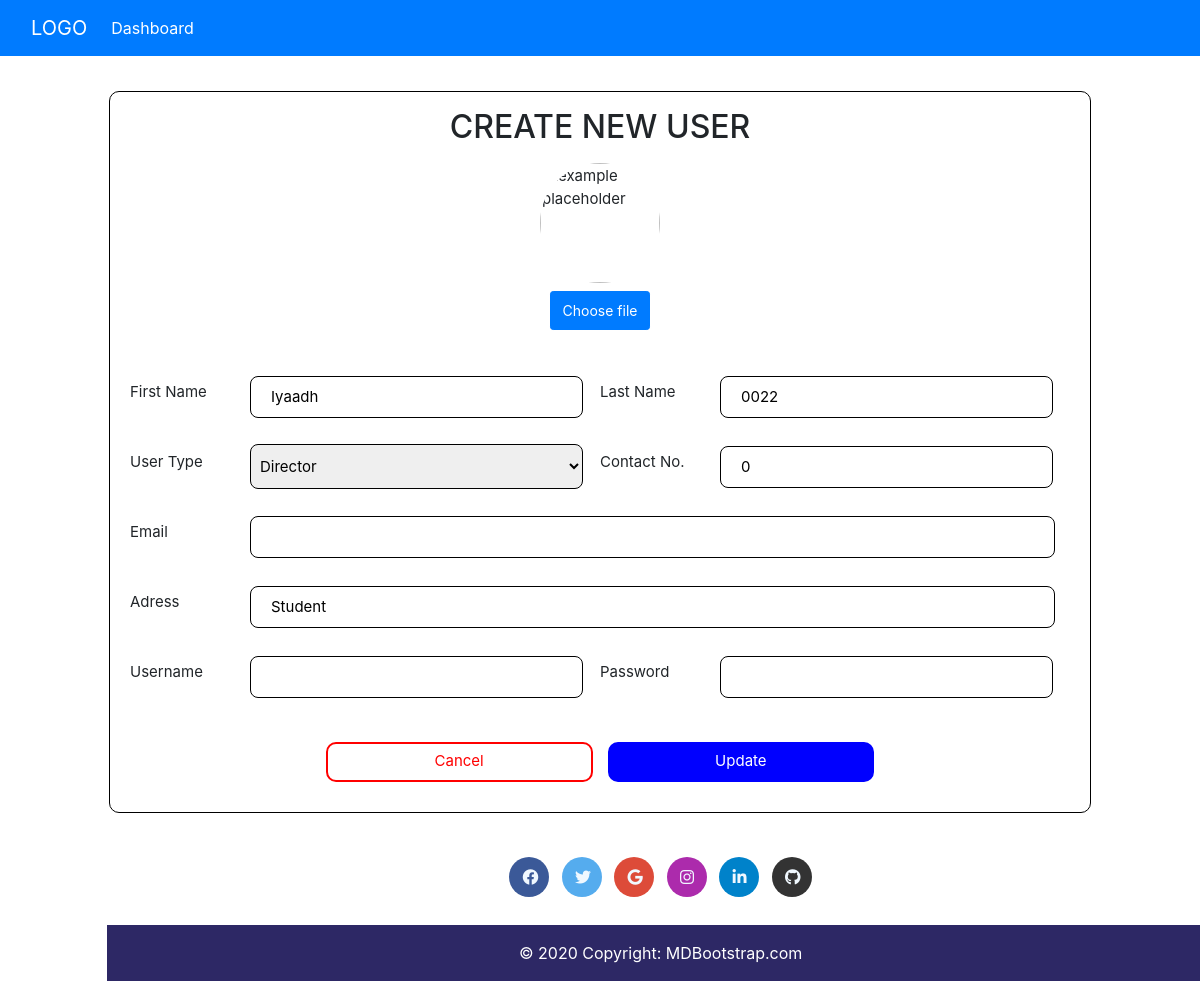
The page /updateuser.php?id=2 on the database its author committed.
### tables this page shows
CREATE TABLE IF NOT EXISTS `user` (
  `user_id` int NOT NULL AUTO_INCREMENT,
  `firstname` varchar(50) NOT NULL,
  `lastname` varchar(200) NOT NULL,
  `adress` varchar(50) NOT NULL,
  `email` varchar(200) NOT NULL,
  `contact` int NOT NULL,
  `usertype` varchar(100) NOT NULL,
  `username` varchar(200) NOT NULL,
  `password` varchar(200) NOT NULL,
  `userphoto` varchar(200) NOT NULL,
  PRIMARY KEY (`user_id`)
);

### updateuser.php (the view, shortened to what this page needs)
<?php
include 'Database.php';
$userid = $_GET['id'];
$sql = "SELECT * FROM user where user_id = $userid";
$result = mysqli_query($conn,$sql);
$place = 'default_dashboard.php';
if(mysqli_num_rows($result)> 0){
  $row = mysqli_fetch_assoc($result);
?>
<html>
    <head>
        <link href="https://cdn.jsdelivr.net/npm/bootstrap@5.3.3/dist/css/bootstrap.min.css" rel="stylesheet">
        <link rel="stylesheet" href="user.css">
        <link href="https://cdnjs.cloudflare.com/ajax/libs/font-awesome/6.0.0/css/all.min.css" rel="stylesheet"/>
    <link rel="stylesheet" href="https://maxcdn.bootstrapcdn.com/bootstrap/4.0.0/css/bootstrap.min.css" />
    </head>
    <body>
    <nav class="navbar fixed-top navbar-expand-lg navbar-dark bg-primary">
        <div class="container-fluid">
          <a class="navbar-brand" href="#">LOGO</a>
          <div class="collapse navbar-collapse" id="navbarSupportedContent">
            <ul class="navbar-nav me-auto mb-2 mb-lg-0">
              <li class="nav-item">
                <a class="nav-link active" aria-current="page" href="<?php echo $place; ?>">Dashboard</a>
              </li>
          </div>
        </div>
    </nav>
    <form name="newuser"action="updateuser2.php?id=<?php echo $row['user_id']; ?>&place=<?php echo $place; ?>" method="POST" enctype="multipart/form-data" onsubmit="return doValidation()">
      <div class="studentdata">
        <div class="main-data">
            <div class="tpc"><h2 id="topic">CREATE NEW USER</h2></div>
            <div class="box">
            <div class="imagegroup">
              <div class="d-flex justify-content-center mb-2">
                  <img id="selectedAvatar" src="<?php echo htmlspecialchars($row['userphoto']);?>"
                  class="rounded-circle" style="width: 120px; height: 120px; object-fit: cover;" alt="example placeholder" />
              </div>
              <div class="d-flex justify-content-center">
                  <div data-mdb-ripple-init class="btn btn-primary btn-rounded btn-sm">
                        <label class="form-label text-white m-1" for="customFile2">Choose file</label>
                </div>
              </div>
          </div>
            </div>
          <label id="firstname">First Name</label><input type="text" id="fname" name="fn" class="stddata" value="<?php echo $row['firstname'];?>"required>
          <label id="lastname">Last Name</label><input type="text" id="lname" name="ln" class="stddata" value="<?php echo $row['lastname'];?>" required>
          <label id="age">Email</label><input type="text" id="iage" name="em" class="stddata" value="<?php echo $row['email'];?>" required>
          <label id="dateofbirth">User Type</label>
          <select name="gn" id="type" class="">
            <option value="Director"  <?php if ($row['usertype'] == 'director') echo 'selected'; ?>>Director</option>
          </select>
          <label id="adress">Adress</label><input type="text" id="add" name="ad" class="stddata" value="<?php echo $row['adress'];?>" required>
          <label id="mothersname">Username</label><input type="text" id="mname" name="mn" class="stddata" value="<?php echo $row['username'];?>" required>
          <label id="mothercontact">Contact No.</label><input type="number" id="mcno" name="mc" class="stddata" value="<?php echo $row['contact'];?>"  required>
          <label id="fathersname">Password</label><input type="text" id="ftname" name="ps" class="stddata" value="<?php echo $row['password'];?>" required>
          <div class="bnt">
              <a href=""><input type="submit" id="noupdate" name="Cancel" value="Cancel"></a>
              <a href="updateuser2.php?id=<?php echo $row['user_id']; ?>"><input type="submit" id="update" name="update" value="Update" onclick="doValiadation()"></a>
            </div>
        </div>
      </div>
        <?php
              }
            ?>
      </form>
<div class="page-footer">
  <footer class="pg bg-transparent text-center text-white sticky">
  <div class="container p-4 pb-0">
      <a
        class="btn btn-outline btn-floating m-1"
        style="background-color: #3b5998; border-radius: 50px; width: 30pt; height: 30pt; align-content: center;"
        href="#!"
        role="button"
        ><i class="fab fa-facebook"  style="color: aliceblue;"></i
      ></a>
      <a
        class="btn btn-outline btn-floating m-1"
        style="background-color: #55acee; border-radius: 50px; width: 30pt; height: 30pt; align-content: center;"
        href="#!"
        role="button"
        ><i class="fab fa-twitter"  style="color: aliceblue;"></i
      ></a>
      <a
        class="btn btn-outline btn-floating m-1"
        style="background-color: #dd4b39; border-radius: 50px; width: 30pt; height: 30pt; align-content: center;"
        href="#!"
        role="button"
        ><i class="fab fa-google" style="color: aliceblue;"></i
      ></a>
      <a
        class="btn btn-outline btn-floating m-1"
        style="background-color: #ac2bac; border-radius: 50px; width: 30pt; height: 30pt; align-content: center;"
        href="#!"
        role="button"
        ><i class="fab fa-instagram"  style="color: aliceblue;"></i
      ></a>
      <a
        class="btn btn-outline btn-floating m-1"
        style="background-color: #0082ca; border-radius: 50px; width: 30pt; height: 30pt; align-content: center;"
        href="#!"
        role="button"
        ><i class="fab fa-linkedin-in"  style="color: aliceblue;"></i
      ></a>
      <a
        class="btn btn-outline btn-floating m-1"
        style="background-color: #333333; border-radius: 50px; width: 30pt; height: 30pt; align-content: center;"
        href="#!"
        role="button"
        ><i class="fab fa-github"  style="color: aliceblue;"></i
      ></a>
  </div>
  <div class="fotcol text-center p-3" style="background-color: rgba(24, 18, 85, 0.904);">
    © 2020 Copyright:
    <a class="text-white" href="https://mdbootstrap.com/">MDBootstrap.com</a>
  </div>
</footer>
</div>
    </body>
    </html>

### user.css (style rules this page uses)
body { display: flex; flex-direction: column; padding-top: 68pt; padding-right: 80pt; padding-left: 80pt; }
.studentdata { display: flex; justify-content: center; align-items: center; }
.main-data { display: grid; width: fit-content; grid-template-columns: 120px 350px 120px 350px; grid-template-rows: 90px 90px 70px 70px 70px 70px 70px 70px; font-size: 15px; align-items: center; padding: 20px; border-radius: 10px; border: 1px solid black; }
#firstname { grid-column: 1; grid-row: 4; padding-top: 20px; padding-bottom: 20px; }
#adress { grid-column: 1; grid-row: 7; padding-top: 20px; padding-bottom: 20px; }
.tpc { display: flex; grid-row: 1; grid-column-start: 1; padding-bottom: 50px; grid-column-end: 5; justify-content: center; align-items: center; }
#add { grid-column: 2 /3 ; width: 805px; grid-row: 7; padding-top: 20px; padding-bottom: 20px; }
#mothersname { grid-column: 1; grid-row: 8; padding-top: 20px; padding-bottom: 20px; }
#fathersname { grid-column: 3; grid-row: 8; padding-top: 20px; padding-bottom: 20px; }
#mothercontact { grid-column: 3; grid-row: 5; padding-top: 20px; padding-bottom: 20px; }
#mcno { grid-row: 5; grid-column: 4; padding-top: 20px; padding-bottom: 20px; }
#ftname { grid-column: 4; grid-row: 8; padding-top: 20px; padding-bottom: 20px; }
#mname { grid-row: 8; grid-column: 2; padding-top: 20px; padding-bottom: 20px; }
#fname { grid-column: 2; grid-row: 4; padding-top: 20px; padding-bottom: 20px; }
#lname { grid-column: 4; grid-row: 4; padding-top: 20px; padding-bottom: 20px; }
#type { grid-column: 2; grid-row: 5; border: 1px solid black; border-radius: 8px; padding: 5px; height: 34pt; width: 250pt; }
#iage { grid-column: 2 /3 ; width: 805px; grid-row: 6; padding-top: 20px; padding-bottom: 20px; }
#lastname { grid-column: 3; grid-row: 4; padding-top: 20px; padding-bottom: 20px; }
.stddata { display: flex; height: 25pt; width: 250pt; border: 1px solid black; padding: 20px; border-radius: 8px; }
#age { grid-column: 1; grid-row: 6; padding-top: 20px; padding-bottom: 20px; }
#dateofbirth { grid-column: 1; grid-row: 5; padding-top: 20px; padding-bottom: 20px; }
.box { display: flex; flex-direction: column; grid-row-start: 2; grid-row-end: 3; row-gap: 20px; grid-column-start: 1; grid-column-end: 5; justify-content: center; align-items: center; }
.bnt { display: flex; padding-top: 30px; padding-bottom: 10px; grid-row-start: 10; grid-row-end: 12; grid-column-start: 1; grid-column-end: 5; flex-direction: row; justify-content: center; align-items: center; text-align: center; column-gap: 15px; }
#update { border: 2px solid blue; color:white; background-color: blue; width: 200pt; border-radius: 10px; height: 30pt; transition: 0.3s; }
#noupdate { border: 2px solid red; color: red; background-color: transparent; width: 200pt; border-radius: 10px; height: 30pt; transition: 0.3s; }
.pg { display: flex; flex-wrap: wrap; flex-direction: column; justify-content: center; align-items: center; padding-top: 0px; background-color: transparent; }
.fotcol { width: 831pt; }

### rows shown on the page
user: fn "Iyaadh", ln "0022", ad "Student", mc "0"
